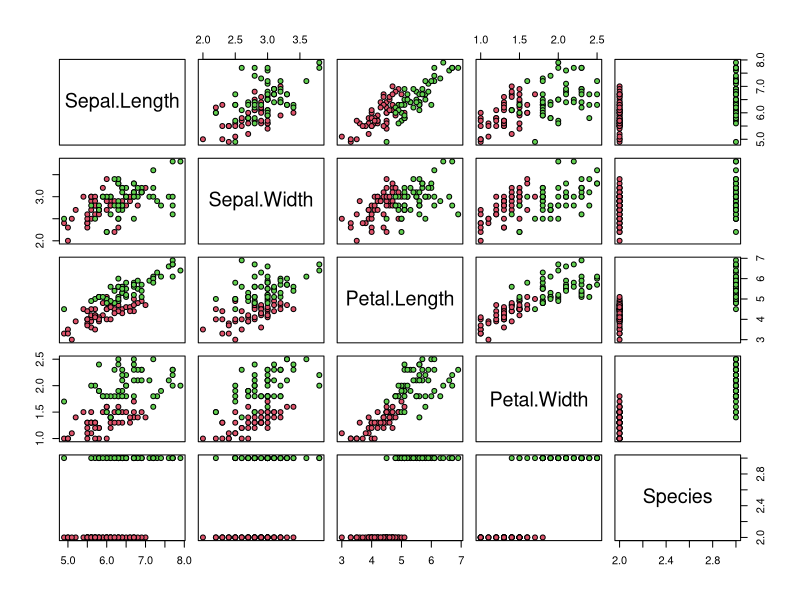
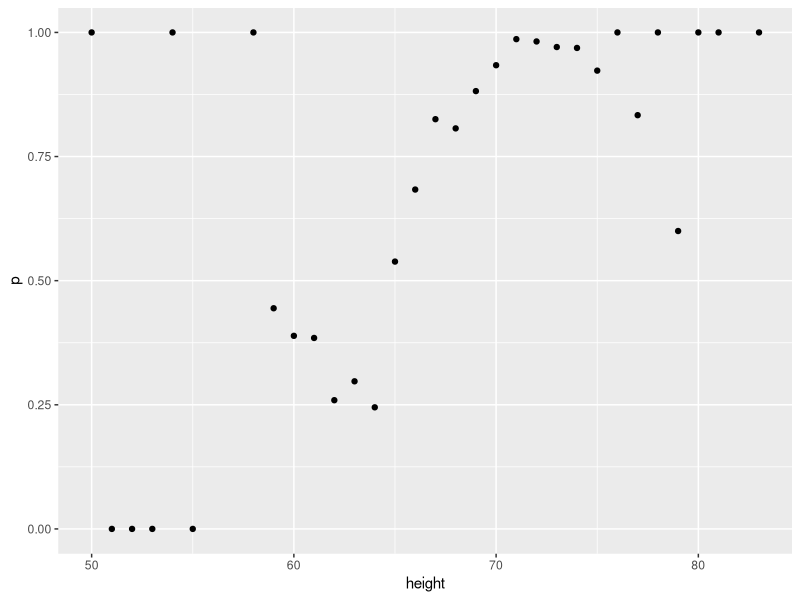
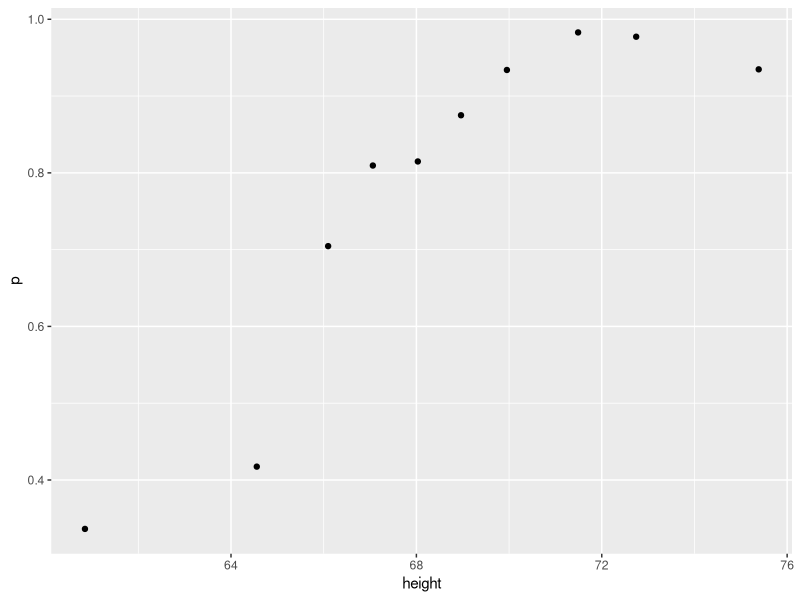
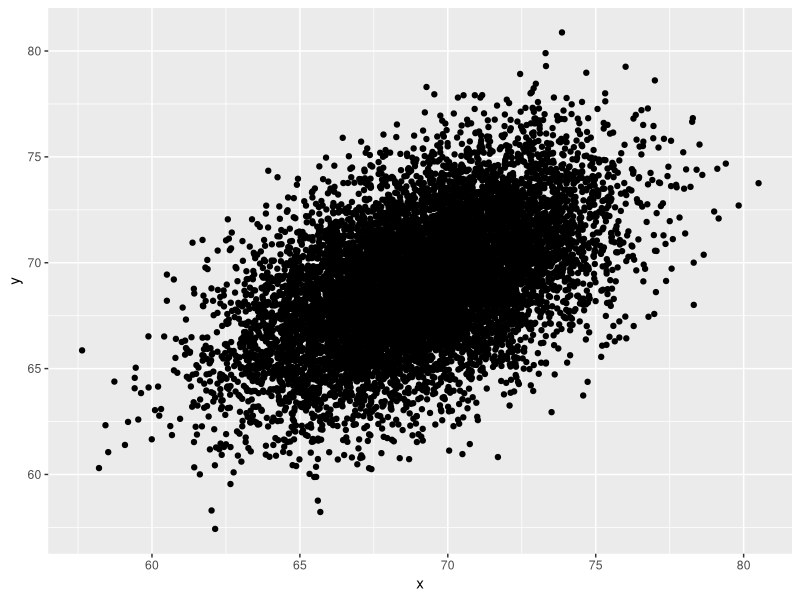
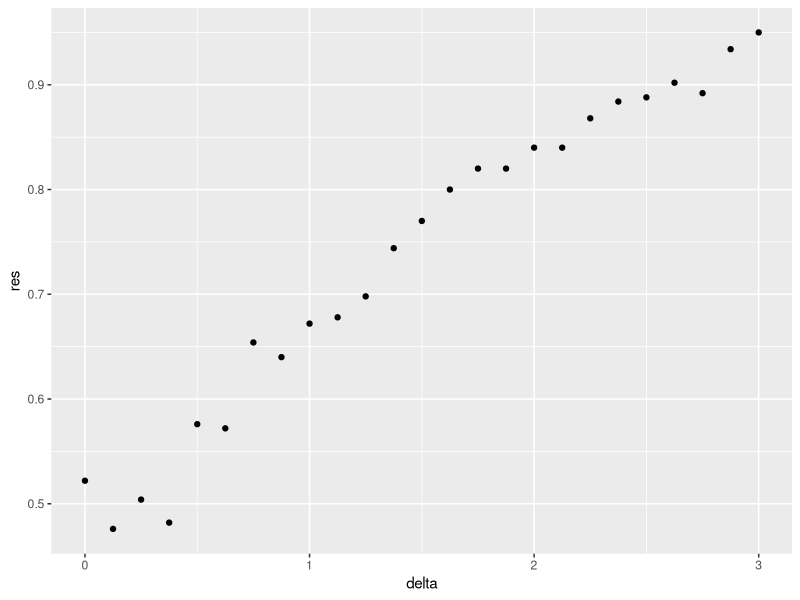
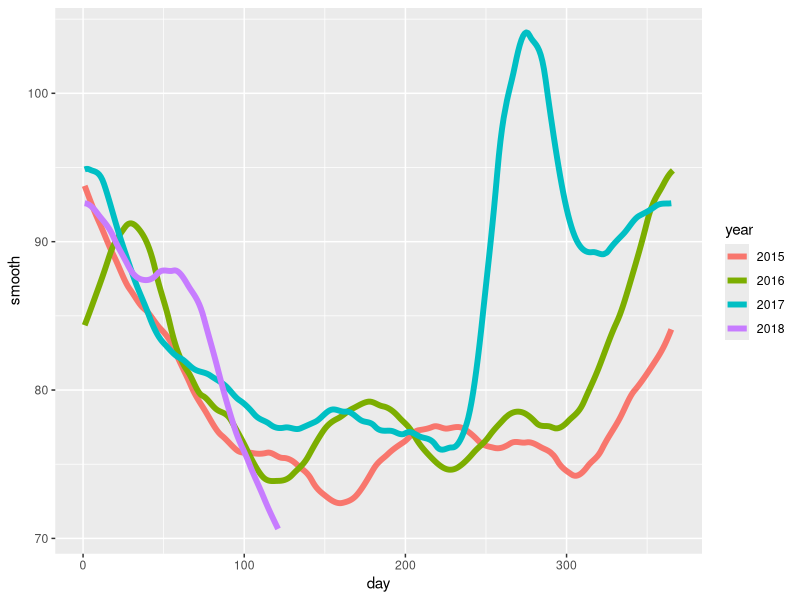
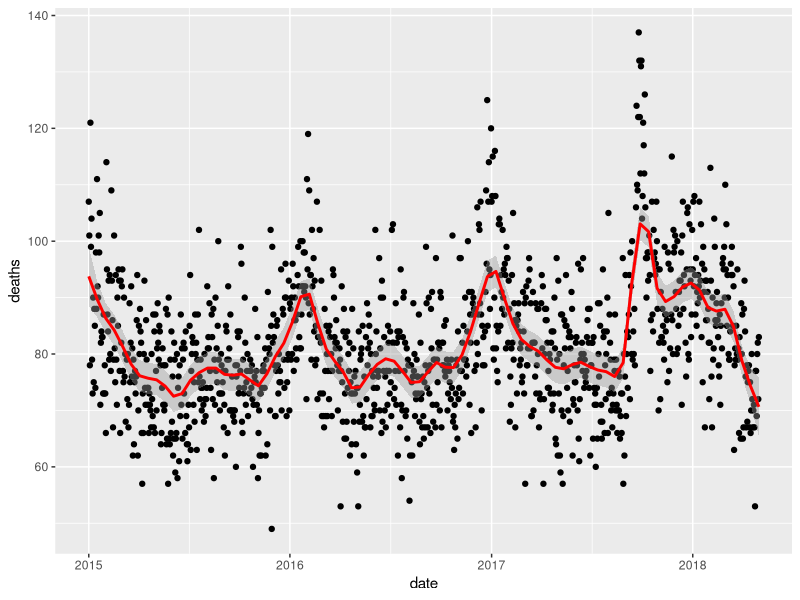
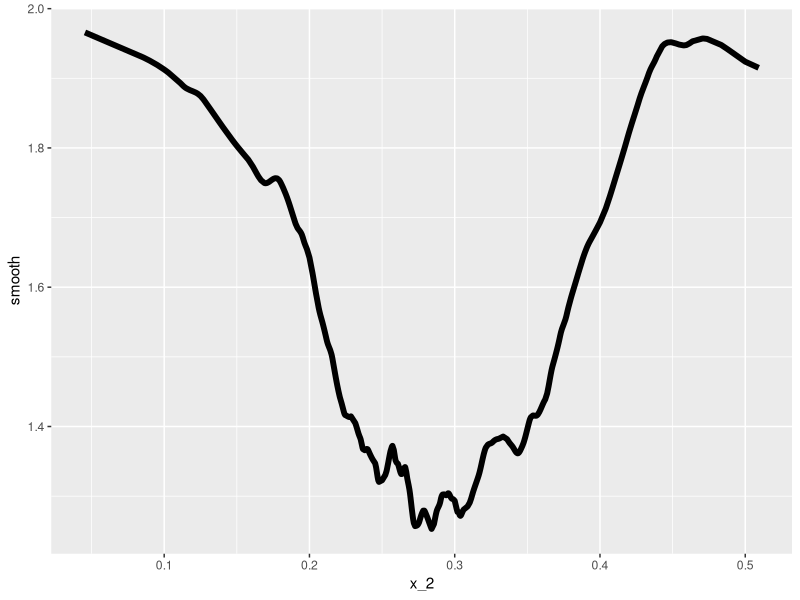

These figures' R source, in order: (Note: this script raises an error after producing the figures.)

#8a. Machine Learning Assessments
library(dslabs)
library(dplyr)
library(tidyverse)
data(heights)
heights
str(heights)
class(heights)
class("male")
heights$sex[777]
heights[777,1]
max(heights$height)
i <- which.max(heights$height)
heights$height[i]
which.min(heights$height)
mean(heights$height)
median(heights$height)


index <- heights$sex == "Male"
length(heights$sex[index]) / length(heights$sex)

index <- heights$height > 78
length(heights$height[index])

index <- heights$height > 78 & heights$sex == "Female"
length(heights$height[index])



#q7
library(caret)
data(iris)
iris <- iris[-which(iris$Species=='setosa'),]
y <- iris$Species

set.seed(2, sample.kind="Rounding") # if using R 3.6 or later
test_index <- createDataPartition(y,times=1,p=0.5,list=FALSE)
test <- iris[test_index,]
train <- iris[-test_index,]

head(test_index)

#Single predictor, single variable
y_hat_Train <- ifelse(train$Sepal.Length>5,"virginica","versicolor") %>%
  factor(levels=levels(train$Species))
y_train <- train$Species

mean(y_train == y_hat_Train) 



?seq
?sapply
?map_dbl

#Look for maxing sepal.length

Var <- train$Petal.Length #Sepal.Width Petal.Length Petal.Width
min <- min(Var)
max <- max(Var)
Rng <- seq(min,max,by=0.1)
accuracy <- map_dbl(Rng, function(x){
  y_hat_Train <- ifelse(Var>x,"virginica","versicolor") %>%
    factor(levels=levels(train$Species))
  mean(y_train == y_hat_Train) 
})
max(accuracy)
Rng[which.max(accuracy)] #Gives cut-off of 4.7 on Petal.Length as best

#See how 4.7 cut-off does on the test set
y_Test <- test$Species
y_hat_Test <- ifelse(test$Petal.Length>4.7,"virginica","versicolor") %>%
  factor(levels=levels(test$Species))
mean(y_Test == y_hat_Test) 


#Q10

Var <- test$Petal.Width #Sepal.Length Sepal.Width Petal.Length Petal.Width
min <- min(Var)
max <- max(Var)
Rng <- seq(min,max,by=0.1)
accuracy <- map_dbl(Rng, function(x){
  y_hat_Test <- ifelse(Var>x,"virginica","versicolor") %>%
    factor(levels=levels(test$Species))
  mean(y_Test == y_hat_Test) 
})
max(accuracy)

#Q11
plot(iris,pch=21,bg=iris$Species)

#4.7 best Petal.Length cut-off

Var <- train$Petal.Width #Sepal.Width Petal.Length Petal.Width
min <- min(Var)
max <- max(Var)
Rng <- seq(min,max,by=0.1)
accuracy <- map_dbl(Rng, function(x){
  y_hat_Train <- ifelse(Var>x,"virginica","versicolor") %>%
    factor(levels=levels(train$Species))
  mean(y_train == y_hat_Train) 
})
max(accuracy)
Rng[which.max(accuracy)] #1.5 the best petal width cut-off


#See how 4.7 petal.length or 1.5 petal.width cut-off does on the test set
y_Test <- test$Species
y_hat_Test <- ifelse((test$Petal.Length>4.7| test$Petal.Width>1.5) ,"virginica","versicolor") %>%
  factor(levels=levels(test$Species))
mean(y_Test == y_hat_Test) 




#Comprehension Q1
(0.85*0.02) / (0.017 + 0.098)
0.017+0.003+0.098+0.882


# set.seed(1) # if using R 3.5 or earlier
set.seed(1, sample.kind = "Rounding") # if using R 3.6 or later
disease <- sample(c(0,1), size=1e6, replace=TRUE, prob=c(0.98,0.02))
test <- rep(NA, 1e6)
test[disease==0] <- sample(c(0,1), size=sum(disease==0), replace=TRUE, prob=c(0.90,0.10))
test[disease==1] <- sample(c(0,1), size=sum(disease==1), replace=TRUE, prob=c(0.15, 0.85))

mean(test) #prob that test is positive

#Where test is negative... what probability is there of having the disease
index <- test == 0
mean(disease[index])

#Where test is +ve what probability is there of having the disease
index <- test == 1
mean(disease[index])


mean(disease[index])/mean(disease)

library(dslabs)
data("heights")
heights %>%
  mutate(height = round(height)) %>%
  group_by(height) %>%
  summarize(p = mean(sex=="Male")) %>%
qplot(height, p, data =.)


ps <- seq(0, 1, 0.1)
heights %>% 
  mutate(g= cut(height,quantile(height,ps), include.lowest=TRUE)) %>%
  group_by(g) %>%
  summarize(p = mean(sex == "Male"), height = mean(height)) %>%
  qplot(height, p, data =.)



Sigma <- 9*matrix(c(1,0.5,0.5,1), 2, 2)
dat <- MASS::mvrnorm(n = 10000, c(69, 69), Sigma) %>%
  data.frame() %>% setNames(c("x", "y"))

ps <- seq(0, 1, 0.1)
dat %>% 
  # MISSING CODE
  qplot(x, y, data =.)



#Linear Reg Q1
library(tidyverse)
library(caret)

set.seed(1, sample.kind="Rounding") 
n <- 100
Sigma <- 9*matrix(c(1.0, 0.5, 0.5, 1.0), 2, 2)
dat <- MASS::mvrnorm(n = 100, c(69, 69), Sigma) %>%
  data.frame() %>% setNames(c("x", "y"))

head(dat)


set.seed(1, sample.kind="Rounding") 
All_RMSEs <- replicate(n , {
  index <- createDataPartition(dat$y,times=1,p=0.5,list=FALSE)
  train_set <- dat[-index,]
  test_set <- dat[index,]
  mod <- lm(y ~ x,data=train_set)
  y_hat <- predict(mod, test_set)
  root_mse <- sqrt(mean((test_set$y - y_hat)^2))
})

mean(All_RMSEs)
sd(All_RMSEs)

#Linear Reg Q2

Mattfunc <- function(x){
  Sigma <- 9*matrix(c(1.0, 0.5, 0.5, 1.0), 2, 2)
  dat <- MASS::mvrnorm(n = x, c(69, 69), Sigma) %>%
    data.frame() %>% setNames(c("x", "y"))
  
  All_RMSEs <- replicate(100 , {
    index <- createDataPartition(dat$y,times=1,p=0.5,list=FALSE)
    train_set <- dat[-index,]
    test_set <- dat[index,]
    mod <- lm(y ~ x,data=train_set)
    y_hat <- predict(mod, test_set)
    root_mse <- sqrt(mean((test_set$y - y_hat)^2))
  })
  
  c(mean(All_RMSEs),sd(All_RMSEs))
  
}

n <- c(100, 500, 1000, 5000, 10000)
set.seed(1, sample.kind="Rounding") 
sapply(n, Mattfunc)


#Linear Reg Q4

# set.seed(1) # if using R 3.5 or earlier
set.seed(1, sample.kind="Rounding") # if using R 3.6 or later
n <- 100
Sigma <- 9*matrix(c(1.0, 0.95, 0.95, 1.0), 2, 2)
dat <- MASS::mvrnorm(n = 100, c(69, 69), Sigma) %>%
  data.frame() %>% setNames(c("x", "y"))


set.seed(1, sample.kind="Rounding") 
All_RMSEs <- replicate(n , {
  index <- createDataPartition(dat$y,times=1,p=0.5,list=FALSE)
  train_set <- dat[-index,]
  test_set <- dat[index,]
  mod <- lm(y ~ x,data=train_set)
  y_hat <- predict(mod, test_set)
  root_mse <- sqrt(mean((test_set$y - y_hat)^2))
})

mean(All_RMSEs)
sd(All_RMSEs)


#Linear Reg Q6

# set.seed(1) # if using R 3.5 or earlier
set.seed(1, sample.kind="Rounding") # if using R 3.6 or later
Sigma <- matrix(c(1.0, 0.75, 0.75, 0.75, 1.0, 0.25, 0.75, 0.25, 1.0), 3, 3)
dat <- MASS::mvrnorm(n = 100, c(0, 0, 0), Sigma) %>%
  data.frame() %>% setNames(c("y", "x_1", "x_2"))

cor(dat)
set.seed(1, sample.kind="Rounding") # if using R 3.6 or later
test_index <- createDataPartition(dat$y,times=1,p=0.5,list=FALSE)
train_set <- dat[-test_index,]
test_set <- dat[test_index,]

mod1 <- lm(y ~ x_1,data=train_set)
mod2 <- lm(y ~ x_2,data=train_set)
mod3 <- lm(y ~ x_1 + x_2,data=train_set)

y_hat1 <- predict(mod1, test_set)
y_hat2 <- predict(mod2, test_set)
y_hat3 <- predict(mod3, test_set)

sqrt(mean((test_set$y - y_hat1)^2))
sqrt(mean((test_set$y - y_hat2)^2))
sqrt(mean((test_set$y - y_hat3)^2))


#Linear Reg Q8

# set.seed(1) # if using R 3.5 or earlier
set.seed(1, sample.kind="Rounding") # if using R 3.6 or later
Sigma <- matrix(c(1.0, 0.75, 0.75, 0.75, 1.0, 0.95, 0.75, 0.95, 1.0), 3, 3)
dat <- MASS::mvrnorm(n = 100, c(0, 0, 0), Sigma) %>%
  data.frame() %>% setNames(c("y", "x_1", "x_2"))


set.seed(1, sample.kind="Rounding") # if using R 3.6 or later
test_index <- createDataPartition(dat$y,times=1,p=0.5,list=FALSE)
train_set <- dat[-test_index,]
test_set <- dat[test_index,]

mod1 <- lm(y ~ x_1,data=train_set)
mod2 <- lm(y ~ x_2,data=train_set)
mod3 <- lm(y ~ x_1 + x_2,data=train_set)

y_hat1 <- predict(mod1, test_set)
y_hat2 <- predict(mod2, test_set)
y_hat3 <- predict(mod3, test_set)

sqrt(mean((test_set$y - y_hat1)^2))
sqrt(mean((test_set$y - y_hat2)^2))
sqrt(mean((test_set$y - y_hat3)^2))


#Logistic Regression Q1

set.seed(2, sample.kind="Rounding") #if you are using R 3.6 or later
make_data <- function(mu_1 = 2, n = 1000, p = 0.5, 
                      mu_0 = 0, 
                      sigma_0 = 1,  sigma_1 = 1){
  
  y <- rbinom(n, 1, p)
  f_0 <- rnorm(n, mu_0, sigma_0)
  f_1 <- rnorm(n, mu_1, sigma_1)
  x <- ifelse(y == 1, f_1, f_0)
  
  test_index <- createDataPartition(y, times = 1, p = 0.5, list = FALSE)
  
  list(train = data.frame(x = x, y = as.factor(y)) %>% slice(-test_index),
       test = data.frame(x = x, y = as.factor(y)) %>% slice(test_index))
}
dat <- make_data()

dat2 <- make_data(mu_1 = 3)


set.seed(1, sample.kind="Rounding")
mu_1 <- seq(0,3,len=25)

mh_dats <- sapply(mu_1, make_data) #This works - created 25 training and test sets

#Testing logistic for a single dataset
head(mh_dats[1,1]) #1st training set
head(mh_dats[2,1]) #1st test set (row 2, col1)
str(mh_dats[,1]$train) # 1st training set

fit_glm <- glm(y ~ x, data=mh_dats[,1]$train, family="binomial")
p_hat_glm <- predict(fit_glm, newdata=mh_dats[,1]$test)
y_hat_glm <- ifelse(p_hat_glm > 0.5, 1, 0)  %>% factor(levels = levels(mh_dats[,1]$test$y))
Mat <- confusionMatrix(data=y_hat_glm, reference = mh_dats[,1]$test$y)
Mat$overall[["Accuracy"]]

#Multiple datasets
Run_Models <- function(mh_dt){
  TrainSet <- mh_dats[,mh_dt]$train
  TestSet <- mh_dats[,mh_dt]$test
  fit_glm <- glm(y ~ x, data=TrainSet, family="binomial")
  p_hat_glm <- predict(fit_glm, newdata=TestSet)
  y_hat_glm <- ifelse(p_hat_glm > 0.5, 1, 0)  %>% factor(levels = levels(TestSet$y))
  Mat <- confusionMatrix(data=y_hat_glm, reference = TestSet$y)
  Mat$overall[["Accuracy"]]
}

DatNums <- seq(1,25)
mh_mods <- sapply(DatNums, Run_Models)

#Plot 
data.frame(delta=mu_1, res=mh_mods) %>% ggplot(aes(delta,res)) + 
  geom_point()





#SMOOTHING
library(tidyverse)
library(lubridate)
library(purrr)
library(pdftools)

fn <- system.file("extdata", "RD-Mortality-Report_2015-18-180531.pdf", package="dslabs")
dat <- map_df(str_split(pdf_text(fn), "\n"), function(s){
  s <- str_trim(s)
  header_index <- str_which(s, "2015")[1]
  tmp <- str_split(s[header_index], "\\s+", simplify = TRUE)
  month <- tmp[1]
  header <- tmp[-1]
  tail_index  <- str_which(s, "Total")
  n <- str_count(s, "\\d+")
  out <- c(1:header_index, which(n==1), which(n>=28), tail_index:length(s))
  s[-out] %>%
    str_remove_all("[^\\d\\s]") %>%
    str_trim() %>%
    str_split_fixed("\\s+", n = 6) %>%
    .[,1:5] %>%
    as_data_frame() %>% 
    setNames(c("day", header)) %>%
    mutate(month = month,
           day = as.numeric(day)) %>%
    gather(year, deaths, -c(day, month)) %>%
    mutate(deaths = as.numeric(deaths))
}) %>%
  mutate(month = recode(month, "JAN" = 1, "FEB" = 2, "MAR" = 3, "APR" = 4, "MAY" = 5, "JUN" = 6, 
                        "JUL" = 7, "AGO" = 8, "SEP" = 9, "OCT" = 10, "NOV" = 11, "DEC" = 12)) %>%
  mutate(date = make_date(year, month, day)) %>%
  dplyr::filter(date <= "2018-05-01")


str(dat)

range(dat$date) #3 years of data... 36 months
span = 2/36

index <- sum(is.na(dat$deaths))

dat2 <- dat %>% filter(!is.na(deaths))
str(dat2)


fit <- loess(deaths ~ as.numeric(date), degree=1, span = span, data=dat2)
dat %>% mutate(smooth=predict(fit,as.numeric(date)), day=yday(date),year=as.character(year(date))) %>%
  ggplot(aes(day,smooth,color=year)) +
  geom_line(lwd=2)


head(dat)

dat %>% ggplot(aes(date,deaths)) + 
  geom_point() +
  geom_smooth(color="red", method="loess", span=span,method.args = list(degree=1))


library(broom)
mnist_27$train %>% glm(y ~ x_2, family = "binomial", data = .) %>% tidy()



length(mnist_27$train$x_2)
span = 10/80
fit <- loess(as.numeric(y) ~ x_2, degree=1, span=span, data=mnist_27$train)

mnist_27$train %>% mutate(smooth=predict(fit)) %>%
  ggplot(aes(x_2,smooth)) +
  geom_line(lwd=2)



#MATRICES

x <- matrix(rnorm(1000),100,10)
dim(x)
nrow(x)
ncol(x)


x_tmp <- sweep(x,2,1:nrow(x),"+")
head(x)
head(x_tmp)


y <- matrix(1:15,5,3)
y_tmp <- sweep(y,1,1:nrow(y),"+")

y_tmp2 <- y + seq(nrow(y))


y_tmp <- sweep(y,2,1:ncol(y), FUN = "+")


str(mnist$train)


mn2 <- mnist$train$images
mean(mn2)
mn2[mn2 <= 50 | mn2 >=205] <- 0
mn2[mn2 > 0] <- 1
mean(mn2)

mean(mnist_train_alt3)
